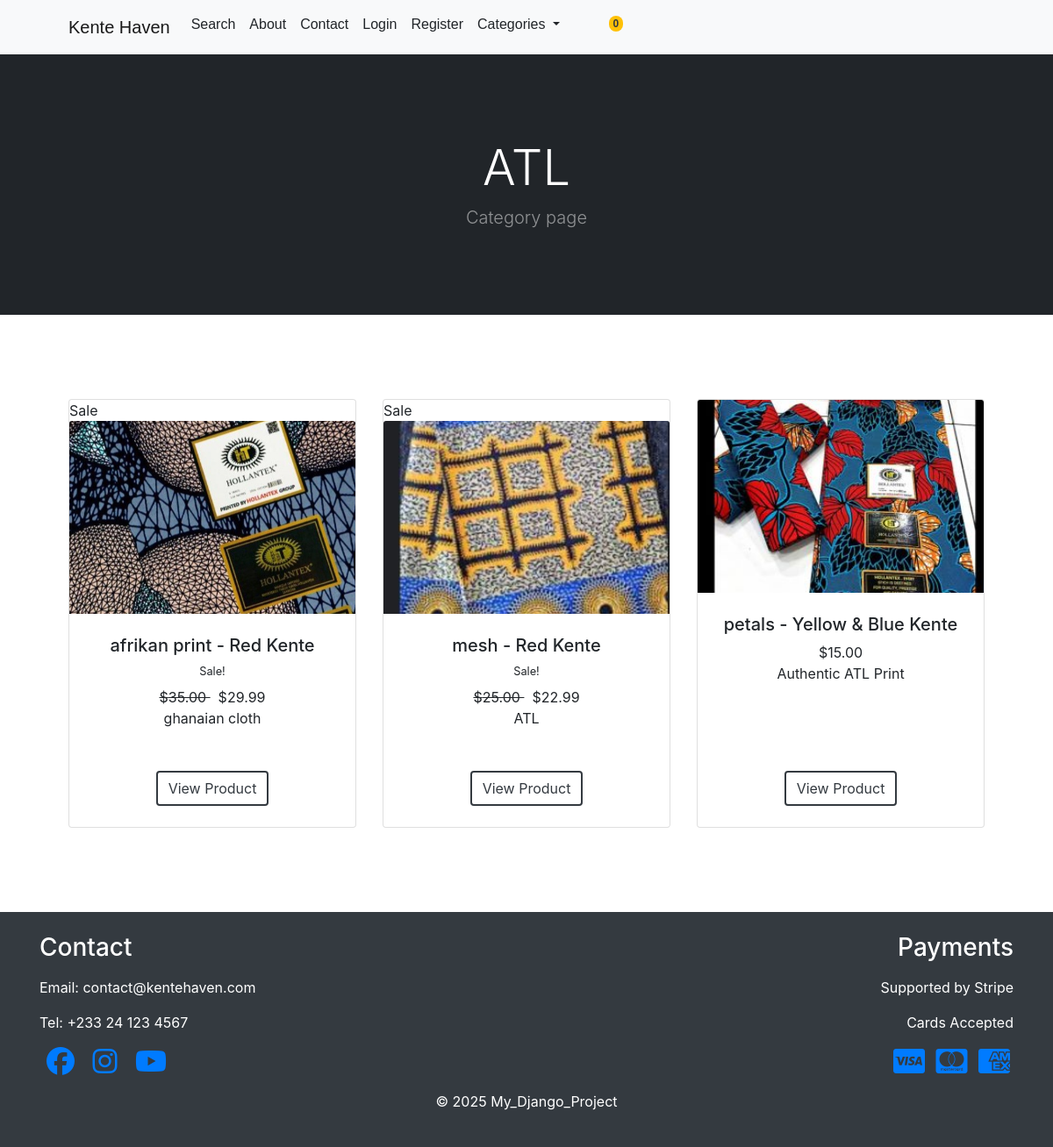
The page /category/ATL/ on the database its author committed.
### products/models.py (models this page shows, shortened)
class Category(models.Model):
    name = models.CharField(max_length=100)
    def __str__(self):
        return self.name
    class Meta:
        verbose_name_plural = 'categories'

class Product(models.Model):
    name = models.CharField(max_length=100)
    category = models.ForeignKey(Category, on_delete=models.CASCADE, default=1)
    description = models.TextField(blank=True, max_length=250, default='', null=True)
    price = models.DecimalField(default=0, max_digits=10, decimal_places=2)
    image = models.ImageField(upload_to='uploads/products/', blank=True, null=True, default='images/red-kente.JPG')
    is_sale = models.BooleanField(default=False)
    sale_price = models.DecimalField(default=0, max_digits=10, decimal_places=2, null=True, blank=True)
    stock = models.PositiveIntegerField(default=0)

### products/views.py (the view)
# urls.py: path('category/<str:foo>/', views.category, name='category'),
def category(request, foo):
    normalized = foo.replace('_', ' ').replace('_', ' ').strip()
    try:
        category = Category.objects.get(name__iexact=normalized)
        products = Product.objects.filter(category=category)
        return render(request, 'category.html', {
            'products': products,
            'category': category
        })
    except Category.DoesNotExist:
        messages.error(request, ("The Category does not exist, try again"))
        return redirect('home')

### cart/context_processors.py (called while the page is built)
def cart(request):
    return {'cart': Cart(request)}

### templates/category.html (shortened to what this page needs)
{% extends 'base.html' %}
{% block content %}
{% load static %}
<header class="bg-dark py-5">
    <div class="container px-4 px-lg-5 my-5">
        <div class="text-center text-white">
            <h1 class="display-4 fw-bolder">{{ category }}</h1>
            <p class="lead fw-normal text-white-50 mb-0">Category page</p>
        </div>
    </div>
</header>
<section class="py-5">
    <div class="container px-4 px-lg-5 mt-5">
    <div class="row gx-4 gx-lg-5 row-cols-2 row-cols-md-3 row-cols-xl-4 justify-content-center">
    {% for product in products %}
        {% if product.is_sale %}
        <div class="col mb-5">
            <div class="card h-100">
            <div class="badge.bg-light.text-black.position-absolute"
                style="top: 0.5rem; right: 0.5rem">Sale</div>
            {% if product.image %}
                <img class="card-img-top" src="{{ product.image.url}}" alt="Authentic One" />
            {% else %}
                <img class="card-img-top" src="{% static 'images/no-image.png' %}" alt="No Image Available">
            {% endif %}
            <div class="card-body p-4">
                <div class="text-center">
            <h5 class="fw-bolder">{{ product.name }} - Red Kente</h5>
               <div class="d-flex justify-content-center small
               rating-stars mb-2">
                &nbsp;&nbsp;Sale!&nbsp;&nbsp;
            </div>
                <strike>
                ${{ product.price }}
                </strike>
                &nbsp;
                ${{ product.sale_price }}
                <br/>
                {{ product.description }}
            </div>
            </div>
                            <div class="card-footer p-4 pt-0 border-top-0 bg-transparent">
                                <div class="text-center"><a class="btn btn-outline-dark mt-auto" href="{% url 'product_detail'  product.id %}">View Product</a></div>
                            </div>
                        </div>
                    </div>
                            {% else %}
                    <div class="col mb-5">
                        <div class="card h-100">
                             {% if product.image %}
                                <img class="card-img-top" src="{{ product.image.url}}" alt="Fabulous Kente" />
                            {% else %}
                                <img class="card-img-top" src="{% static 'images/no-image.png' %}" alt="No Image Available">
                            {% endif %}
                            <div class="card-body p-4">
                                <div class="text-center">
                                    <h5 class="fw-bolder">{{ product.name }} - Yellow & Blue Kente</h5>
                                    ${{ product.price }}
                                    <br/>
                                    {{ product.description }}
                                </div>
                            </div>
                            <div class="card-footer p-4 pt-0 border-top-0 bg-transparent">
                                <div class="text-center"><a class="btn btn-outline-dark mt-auto" href="{% url 'product_detail' product.id %}">View Product</a></div>
                            </div>
                        </div>
                    </div>
                        {% endif %}
                    {% endfor %}
            </div>
        </section>
    {% endblock %}

### static/css/styles.css (style rules this page uses)
html, body { height: 100%; }
body { color: #212529; background: #ffffff; }
header.bg-dark { background-color: #212529 !important; }
.card { height: 100%; }
.card-img-top { height: 220px; object-fit: cover; }
.btn-outline-dark { border-width: 2px; }

### rows shown on the page
Category: name "ATL"
Product: image (picture), name "afrikan print", price "35.00", sale_price "29.99", description "ghanaian cloth"
Product: image (picture), name "mesh", price "25.00", sale_price "22.99", description "ATL"
Product: image (picture), name "petals", price "15.00", description "Authentic ATL Print"

### other values the page prints
{{ total_items }} "0"
